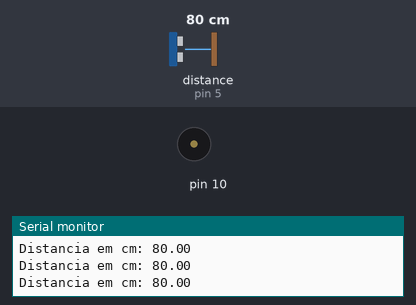
Bench run of a sketch on a simulated Arduino Uno, built with avr-gcc and run on an emulated ATmega328P. On the bench: buzzer (waves = sounding), the last lines printed to the serial monitor. The test bench sets the inputs (shaded band); at power-on: distance to the obstacle (sensor on pin 5) 80 cm. The echo pulse lasts 58.3 µs per cm.

Above: at 1.2 s.
1.3 s: distance to the obstacle (sensor on pin 5) set to 12 cm
2.8 s: distance to the obstacle (sensor on pin 5) set to 9 cm
At 4.2 s:
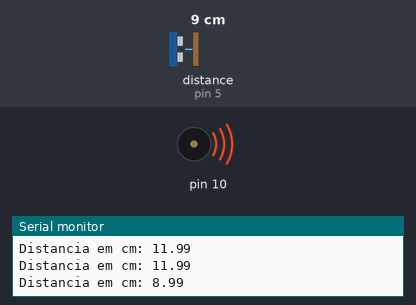
Timing chart, 0 to 11.8 s (numbered marks = the images above; inputs shaded):
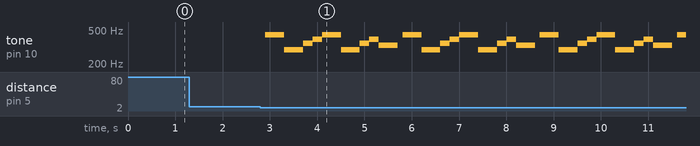

Measured:
- the behaviour switches between 11 and 10 cm on distance to the obstacle (sensor on pin 5) (found by bisection; images 0 and 1)
- after the input at 2.8 s, tone on pin 10: silent → 440 Hz after 0.11 s, then repeats every 2.9 s: 294 Hz 0.40 s, 349 Hz 0.20 s, 392 Hz 0.20 s, 440 Hz 0.40 s, 294 Hz 0.40 s, 349 Hz 0.20 s, 392 Hz 0.20 s, 330 Hz 0.40 s, silent 0.10 s, 440 Hz 0.40 s

The sketch:

teste_buzinaultrasonico.ino
```cpp
//Carrega a biblioteca do sensor ultrassonico
#include <Ultrasonic.h>

//Define os pinos para o trigger e echo
#define pino_trigger 4
#define pino_echo 5
#define buzina 10

//Inicializa o sensor nos pinos definidos acima
Ultrasonic ultrasonic(pino_trigger, pino_echo);

void setup(){

  Serial.begin(9600);
  Serial.println("Lendo dados do sensor...");
}

void loop(){

//Le as informacoes do sensor, em cm e pol
  float cmMsec;
  long microsec = ultrasonic.timing();
  cmMsec = ultrasonic.convert(microsec, Ultrasonic::CM);
  //Exibe informacoes no serial monitor
  Serial.print("Distancia em cm: ");
  Serial.println(cmMsec);
  delay(100);


  if (cmMsec <= 10) {
  //Perigo! Desligar o sistema
  int tempo = 400;
  tone(10,440,tempo); //LA
  delay(tempo);
  tone(10,294,tempo); //RE
  delay(tempo);
  tone(10,349,tempo/2); //FA - O tempo/2 faz com que demore metade do valor estipulado anteriormente, pois essa parte é mais rápida
  delay(tempo/2);
  tone(10,392,tempo/2); //SOL
  delay(tempo/2);
  tone(10,440,tempo); //LA
  delay(tempo);
  tone(10,294,tempo); //RE
  delay(tempo);
  tone(10,349,tempo/2); //FA
  delay(tempo/2);
  tone(10,392,tempo/2); //SOL
  delay(tempo/2);
  tone(10,330,tempo); //MI
  delay(tempo);
}


}
```
